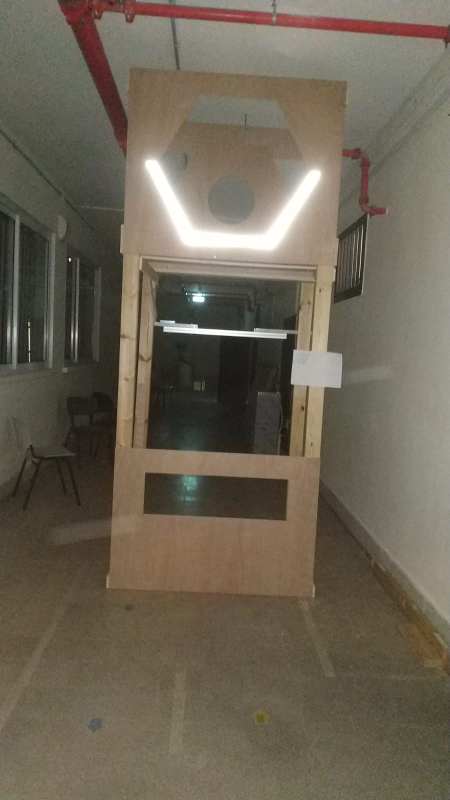
#> input picture img 265.jpeg, 900 x 1600 px, given in place of the camera (shown at 1/2 size)
$ python Calibration.py   (older library calls are emulated)
#> lines starting #> are read from the running program, lines starting #| are printed output that depends on the picture; after the words box and inside, x2 and y2 are one past the last pixel; in counts of white or black regions, pixels touching at a corner belong together
### processe.py
import os
import numpy as np
import math
import cv2
import constants
import json


# distance between two points
def d(pt1, pt2):
    """ (float, float), (float, float) --> float
    distance between 2 points on scalar coordinate system
    :param pt1: first point
    :param pt2: second point
    :return: distance between 2 points
    """
    return math.sqrt((pt1[0] - pt2[0]) ** 2 + (pt1[1] - pt2[1]) ** 2)


def newest_save():
    # Find the newest calibration output
    # nameList = os.listdir("CalibrationOutPuts")
    Newest = "default.json"
    '''if len(nameList) > 1:
        Newest = max(
            [int(i) for i in [f.replace(".", "")[:-4] for f in nameList if f.endswith('.json')] if i.isdigit()])
        Newest = [i for i in nameList if str(Newest)[-6:] == i[-11:-5]][0]'''
    # load vision data
    return json.load(open(f"CalibrationOutPuts/{Newest}", "r"))
#> (reads CalibrationOutPuts/default.json from the repository)
#> in main, img is the input picture: shape (1600, 900, 3); mean B, G, R 84, 99.6, 108.3


# [115 lines left out: functions distance_angle_frame, get_center, not called in this run]


def get_rotation_matrix(rotation_array):
    """ float[] --> float[][]
    :param rotation_array: angles to fix camera rotation
    :return: rotation matrix
    """
    rotation = np.array([
        [np.cos(rotation_array[2]), -np.sin(rotation_array[2]), 0],
        [np.sin(rotation_array[2]), np.cos(rotation_array[2]), 0],
        [0, 0, 1]]).dot(
        np.array([
            [np.cos(rotation_array[1]), 0, -np.sin(rotation_array[1])],
            [0, 1, 0],
            [-np.sin(rotation_array[1]), 0, np.cos(rotation_array[1])]]))
    rotation = rotation.dot(np.array([
            [1, 0, 0],
            [0, np.cos(rotation_array[0]), -np.sin(rotation_array[0])],
            [0, np.sin(rotation_array[0]), np.cos(rotation_array[0])]]))
    return rotation


def get_image(frame, rotation):
    """ int[][][], float[][] --> int[][][]
    :param frame: raw pixels data
    :param rotation: rotation matrix
    :return: rotated image
    """
    frame = cv2.warpPerspective(frame, rotation, (constants.WIDTH, constants.HEIGHT))
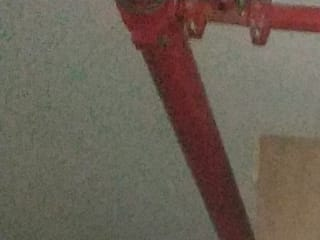
#> frame: shape (240, 320, 3); mean of channels 0, 1, 2 85.7, 97.4, 107.4; drawn as B, G, R
    return frame


# [10 lines left out: function velocity, not called in this run]


def get_vision_data(img, min_color, max_color, blur_val, object_area):
    # convert image to hsv
#> called with min_color = array of shape (3,), max_color = array of shape (3,), blur_val = 3, object_area = 0.428
    frame_hsv = cv2.cvtColor(img, cv2.COLOR_RGB2HSV)
#> frame_hsv: shape (240, 320, 3); mean H, S, V 95.4, 56.2, 108.5
    # threshold
    frame_hsv = cv2.inRange(frame_hsv, min_color, max_color)
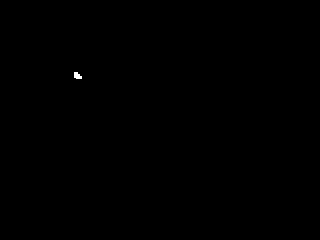
#> frame_hsv: shape (240, 320); 0.05% white; 1 white region, box (x1, y1, x2, y2) and area: (74, 72, 82, 79) 42

    frame_hsv = cv2.medianBlur(frame_hsv, blur_val)
#> frame_hsv: shape (240, 320); 0.05% white; 1 white region, box (x1, y1, x2, y2) and area: (74, 72, 82, 79) 38

    frame_hsv = cv2.dilate(frame_hsv, np.ones((5,5), np.uint8), iterations=1)
#> frame_hsv: shape (240, 320); 0.15% white; 1 white region

    height, width = frame_hsv.shape
#> height = 240; width = 320

    # find objects
    _, contours, _ = cv2.findContours(frame_hsv, 1, 2)
#> contours = 1 contour; box (x1, y1, x2, y2) and area: (72, 70, 84, 81) 96

    # find the object in rectangles and apply formulas
    frame_hsv = cv2.cvtColor(frame_hsv, cv2.COLOR_GRAY2RGB)
#> frame_hsv: shape (240, 320, 3); 0.15% white; 1 white region, box (x1, y1, x2, y2) and area: (72, 70, 84, 81) 114

    if contours:
        # selects the largest area
        best = [0, 0]
        for i in range(len(contours)):
            # gets the smallest rectangle that block the contour
            rect = cv2.minAreaRect(contours[i])
            # convert to box object
            box = cv2.boxPoints(rect)
            box = np.int0(box)
            # area of the rectangle and save the largest
            area = d(box[0], box[1]) * d(box[0], box[3])
            if abs(area) > best[0]:
                best = [area, box]
#> this loop made 1 pass
#> (rect, area, best) on pass 1: (((77.5, 75), (10, 11), -90), 110, [110, [[83, 80], [72, 80], [72, 70], [83, 70]]])
        box = best[1]
        area = best[0]
        if area == 0:
            return None, None, frame_hsv
        cv2.drawContours(frame_hsv, [box], -1, (0, 0, 255), 2)

        D = constants.FOCAL_LENGTH * math.sqrt(object_area / area)
#> D = 43.48

        pixel_middle = (box[0] + box[2]) / 2
#> pixel_middle = [77.5, 75]

        C = (pixel_middle[0] / (width / 2)) - 1
#> C = -0.516

        cv2.putText(frame_hsv, f"center = {C}", (5, height - 25), cv2.FONT_HERSHEY_SIMPLEX, 0.5, (255, 255, 255), 1)
        cv2.putText(frame_hsv, f"distance = {D}", (5, height - 10), cv2.FONT_HERSHEY_SIMPLEX, 0.5, (255, 255, 255), 1)
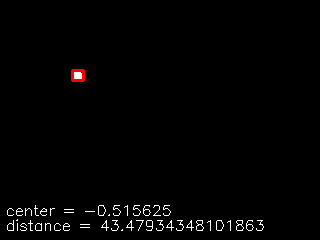
#> frame_hsv: shape (240, 320, 3); mean B, G, R 3.1, 3.1, 3.5
        cv2.line(frame_hsv, (int(width/2) - 40, int(height / 2)), (int(width/2) + 40, int(height / 2)), (0, 255, 0), 1)
#> frame_hsv: shape (240, 320, 3); 0.11% of pixels changed, all inside (x1, y1, x2, y2) = (120, 120, 201, 121)
        cv2.line(frame_hsv, (int(width / 2), int(height/2) - 40), (int(width / 2), int(height/2) + 40), (0, 255, 0), 1)
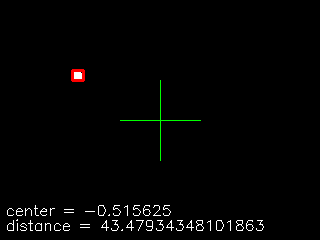
#> frame_hsv: shape (240, 320, 3); mean B, G, R 3.1, 3.7, 3.5

        return C, D, frame_hsv

    cv2.putText(frame_hsv, f"center = {None}", (5, height - 25), cv2.FONT_HERSHEY_SIMPLEX, 0.5, (255, 255, 255), 1)
    cv2.putText(frame_hsv, f"distance = {None}", (5, height - 10), cv2.FONT_HERSHEY_SIMPLEX, 0.5, (255, 255, 255), 1)
    cv2.line(frame_hsv, (int(width / 2) - 40, int(height / 2)), (int(width / 2) + 40, int(height / 2)), (0, 255, 0), 1)
    cv2.line(frame_hsv, (int(width / 2), int(height / 2) - 40), (int(width / 2), int(height / 2) + 40), (0, 255, 0), 1)
    return None, None, frame_hsv


# [31 lines left out: function main, not called in this run]


# [2 lines that do not run on import are left out]

### Calibration.py
import json
import os
import string
from datetime import datetime
import cv2
from processe import get_center, get_image, get_rotation_matrix, newest_save, get_vision_data
import constants
import numpy as np
import subprocess

# mouse callback function
def onClick(event, x, y, flags, param):
    if event == cv2.EVENT_LBUTTONDOWN:
        global hsv, hsvOn, img
        img = cv2.cvtColor(img, cv2.COLOR_BGR2HSV)
        hsv = np.zeros(hsvSize, np.uint8)
        hsvOn = img[y, x]
        cv2.putText(hsv, str(hsvOn), (0, 40), cv2.FONT_HERSHEY_SIMPLEX, 1.0, (255, 255, 255))


# Tracker function
def sign(Name, Test, Bigger):
    if Bigger:
        return lambda x: cv2.setTrackbarPos(Test, "Bars", cv2.getTrackbarPos(Name, "Bars")) if x > cv2.getTrackbarPos(
            Test, "Bars") else x
    return lambda x: cv2.setTrackbarPos(Test, "Bars", cv2.getTrackbarPos(Name, "Bars")) if x < cv2.getTrackbarPos(Test,
                                                                                                                  "Bars") else x


# Set Max
def setMax(Max):
    return lambda x: [cv2.setTrackbarPos(f"{Max}H", "Bars", hsvOn[0]), cv2.setTrackbarPos(f"{Max}G", "Bars", hsvOn[1]),
                      cv2.setTrackbarPos(f"{Max}V", "Bars", hsvOn[2])] if x == 1 else x


# saves the setting
def Save(x):
    if x == 1:
        #date = ''.join([i if i in string.digits else "." for i in str(datetime.now())])

        data["min"] = [int(i) for i in data["min"]]
        data["max"] = [int(i) for i in data["max"]]
        data["rotation"] = [float(i) for i in data["rotation"]]
        print(data)
        with open(f'CalibrationOutPuts/default.json', 'w') as outfile:
            json.dump(data, outfile)
        data["rotation"] = np.array(data["rotation"])
        data["min"] = np.array(data["min"])
        data["max"] = np.array(data["max"])


def nothing(x): pass


# declaration of windows and constants
Resize = (constants.WIDTH, constants.HEIGHT)
hsvSize = (60, 640, 3)
cv2.namedWindow("Bars")
cv2.namedWindow("original")
cv2.namedWindow("processed")
cv2.namedWindow("hsv")
# cv2.namedWindow("set")
cv2.namedWindow("save")
cv2.namedWindow("Angle")

# img = cv2.imread('Tester2.jpg')
cap = cv2.VideoCapture(0)
cap.set(cv2.CAP_PROP_AUTO_EXPOSURE, 1)
subprocess.call('sudo v4l2-ctl --set-ctrl=exposure_auto=1', shell=True)
cap.set(cv2.CAP_PROP_FRAME_WIDTH, constants.WIDTH)
cap.set(cv2.CAP_PROP_FRAME_HEIGHT, constants.HEIGHT)


hsv = np.zeros(hsvSize, np.uint8)
cv2.setMouseCallback("original", onClick)
hsvOn = np.zeros(3)
data = {}

# Window arrangement
cv2.moveWindow("Bars", 645, 515)
cv2.moveWindow("original", 0, 0)
cv2.moveWindow("processed", 645, 0)
cv2.moveWindow("hsv", 0, 515)
cv2.moveWindow("Angle", 0, 515 + 95)
cv2.moveWindow("save", 322, 515 + 95)  # + 115)

cv2.resizeWindow("Bars", 400, 350)
# cv2.resizeWindow("set", 317, 80)
cv2.resizeWindow("save", 318, 40)
cv2.resizeWindow("Angle", 317, 120)

# Tracker creation
cv2.createTrackbar("MaxH", "Bars", 0, 179, sign("MaxH", "MinH", False))
cv2.createTrackbar("MinH", "Bars", 0, 179, sign("MinH", "MaxH", True))
cv2.createTrackbar("MaxS", "Bars", 0, 255, sign("MaxS", "MinS", False))
cv2.createTrackbar("MinS", "Bars", 0, 255, sign("MinS", "MaxS", True))
cv2.createTrackbar("MaxV", "Bars", 0, 255, sign("MaxV", "MinV", False))
cv2.createTrackbar("MinV", "Bars", 0, 255, sign("MinV", "MaxV", True))
cv2.createTrackbar("AngleX", "Angle", 0, 200, nothing)
cv2.createTrackbar("AngleY", "Angle", 0, 200, nothing)
cv2.createTrackbar("AngleZ", "Angle", 0, 200, nothing)

cv2.createTrackbar("Blur", "Bars", 3, 80, nothing)
cv2.createTrackbar("Light(Neg)", "Bars", 0, 50, lambda x: subprocess.call(f'sudo v4l2-ctl --set-ctrl=exposure_absolute={x}', shell=True))

# cv2.createTrackbar("SetAsMin", "set", 0, 1, setMax("Min"))
# cv2.createTrackbar("SetAsMax", "set", 0, 1, setMax("Max"))
cv2.createTrackbar("Save?", "save", 0, 1, Save)

# Tracker default
defaultVal = newest_save()
cv2.setTrackbarPos("MaxH", "Bars", defaultVal["max"][0])
cv2.setTrackbarPos("MinH", "Bars", defaultVal["min"][0])
cv2.setTrackbarPos("MaxS", "Bars", defaultVal["max"][1])
cv2.setTrackbarPos("MinS", "Bars", defaultVal["min"][1])
cv2.setTrackbarPos("MaxV", "Bars", defaultVal["max"][2])
cv2.setTrackbarPos("MinV", "Bars", defaultVal["min"][2])

cv2.setTrackbarPos("Light(Neg)", "Bars", -defaultVal["light"])
cv2.setTrackbarPos("Blur", "Bars", defaultVal["blur"])

cv2.setTrackbarPos("AngleX", "Angle", int(defaultVal["rotation"][0] * 100000 + 100))
cv2.setTrackbarPos("AngleY", "Angle", int(defaultVal["rotation"][1] * 100000 + 100))
cv2.setTrackbarPos("AngleZ", "Angle", int((defaultVal["rotation"][2] * 100) / (np.pi / 4) + 100))


def main():
    i = 0
    while 1:
        # get img
        global img
        _, img = cap.read()
        #img = cv2.imread(f"imgs\\Tower{i+147}.png")
        i += 1
        i = (i) % (1000-147)
        # getting information from trackers
        data["min"] = np.array([cv2.getTrackbarPos("MinH", "Bars"), cv2.getTrackbarPos("MinS", "Bars"),
                                cv2.getTrackbarPos("MinV", "Bars")])
        data["max"] = np.array([cv2.getTrackbarPos("MaxH", "Bars"), cv2.getTrackbarPos("MaxS", "Bars"),
                                cv2.getTrackbarPos("MaxV", "Bars")])
        data["blur"] = cv2.getTrackbarPos("Blur", "Bars")
        data["light"] = cv2.getTrackbarPos("Light(Neg)", "Bars")
        data["rotation"] = np.array([(cv2.getTrackbarPos("AngleX", "Angle") - 100) / 100000,
                                     (cv2.getTrackbarPos("AngleY", "Angle") - 100) / 100000,
                                     ((cv2.getTrackbarPos("AngleZ", "Angle") - 100) * (np.pi / 4)) / 100])

        angle = get_rotation_matrix(np.array(data["rotation"]))
        imgR = get_image(img, angle)

        # checking blur
        if data["blur"] % 2 == 0:
            data["blur"] -= 1
            cv2.setTrackbarPos("Blur", "Bars", data["blur"])
        if data["blur"] < 3:
            data["blur"] = 3
            cv2.setTrackbarPos("Blur", "Bars", data["blur"])
        a, d, frame_edited = get_vision_data(imgR, data["min"], data["max"], data["blur"], constants.STICKER_AREA)
#> a = -0.516; d = 43.48

        # show the original, edited, hsv and bars
        cv2.imshow("original", imgR)
        cv2.imshow("processed", frame_edited)
        cv2.imshow("hsv", hsv)
        if cv2.waitKey(1) & 0xFF == ord('q'):
#> (key q is pressed here)
            break


if __name__ == '__main__':
    main()
